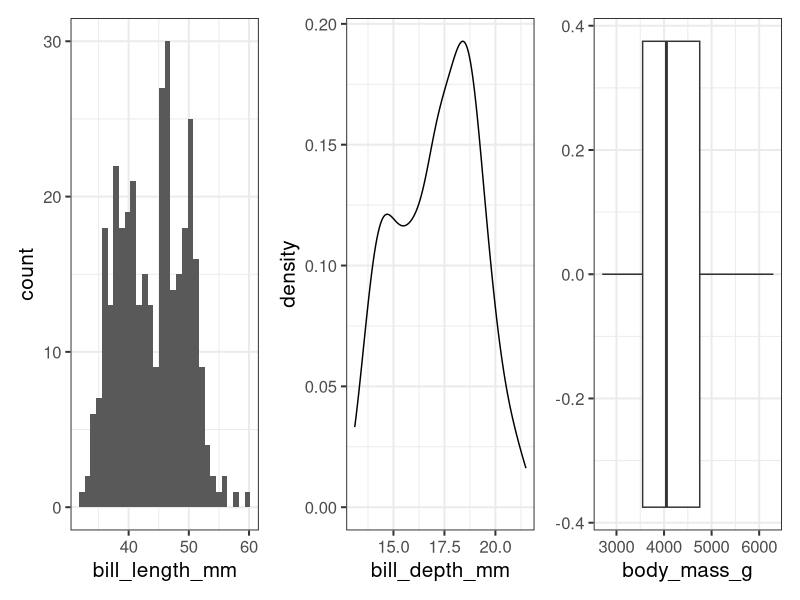
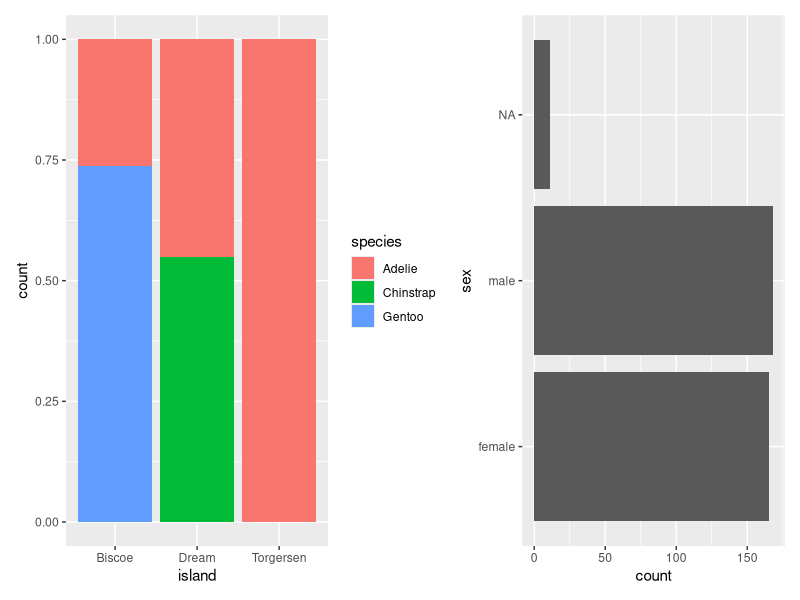
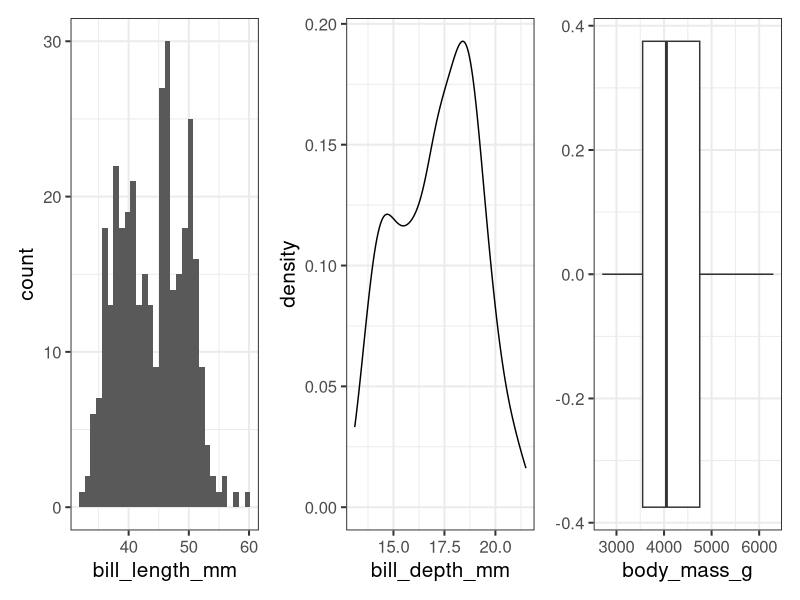
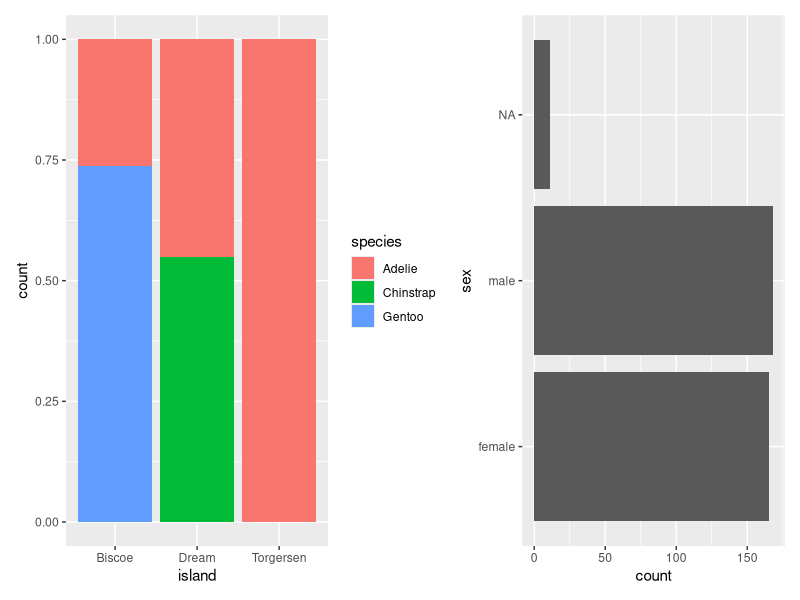
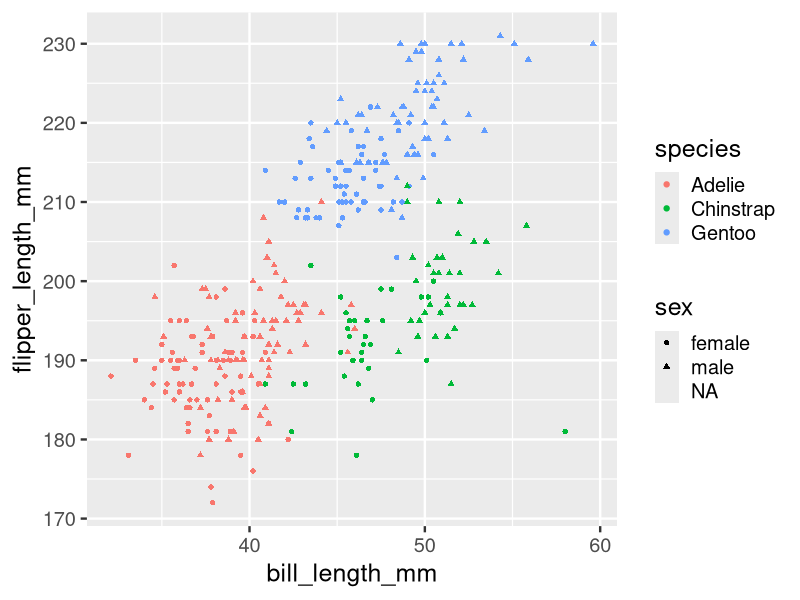
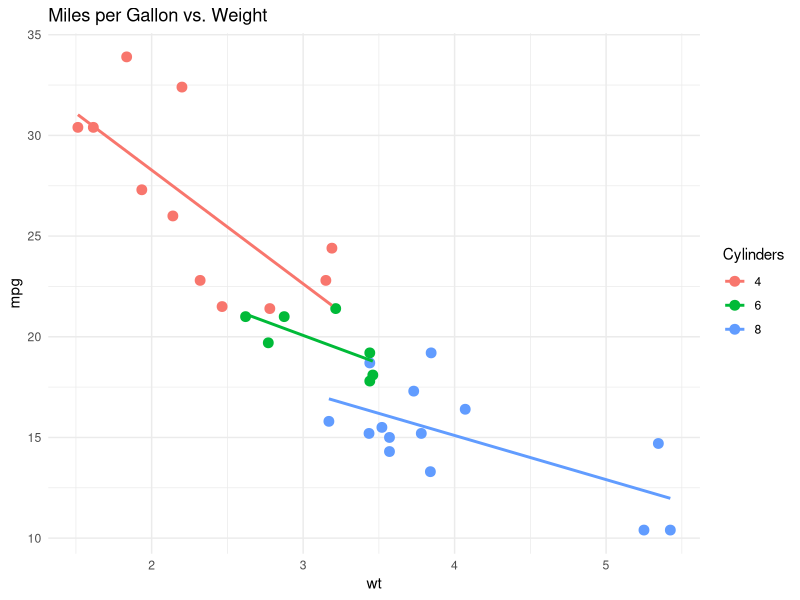
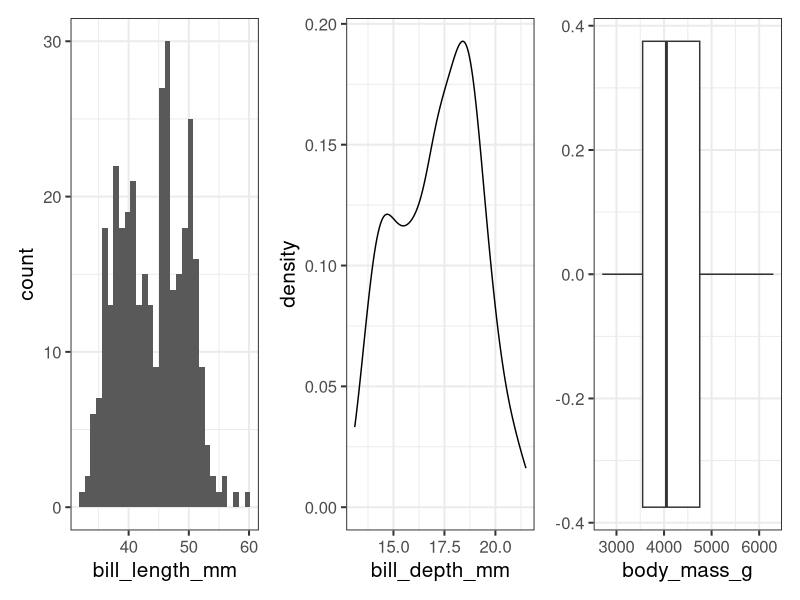
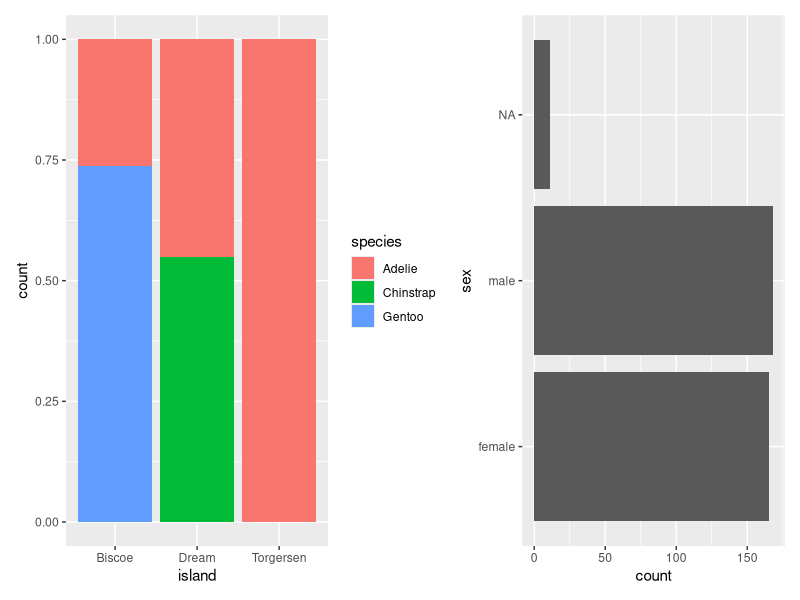

Write R code to recreate these figures, in order.
## ---- chunk 1
library(palmerpenguins)
penguins
## ---- chunk 2
#| echo: false
#| fig-width: 16
#| fig-align: center
library(tidyverse)
library(palmerpenguins)

p1 <- penguins |>
  ggplot(aes(x = bill_length_mm)) +
  geom_histogram() +
  theme_bw(base_size = 15)

p2 <- penguins |>
  ggplot(aes(x = bill_depth_mm)) +
  geom_density() +
  theme_bw(base_size = 15)

p3 <- penguins |>
  ggplot(aes(x = body_mass_g)) +
  geom_boxplot() +
  theme_bw(base_size = 15)

library(patchwork)

p1 + p2 + p3
## ---- chunk 3
#| echo: false

p4 <- penguins |>
  ggplot(aes(x = island,
             fill = species)) +
  geom_bar(position = "fill")

p5 <- penguins |>
  ggplot(aes(y = sex)) +
  geom_bar()

p4 + p5
## ---- chunk 4
#| echo: false
#| fig-width: 16
#| fig-align: center
library(tidyverse)
library(palmerpenguins)

p1 <- penguins |>
  ggplot(aes(x = bill_length_mm)) +
  geom_histogram() +
  theme_bw(base_size = 15)

p2 <- penguins |>
  ggplot(aes(x = bill_depth_mm)) +
  geom_density() +
  theme_bw(base_size = 15)

p3 <- penguins |>
  ggplot(aes(x = body_mass_g)) +
  geom_boxplot() +
  theme_bw(base_size = 15)

library(patchwork)

p1 + p2 + p3
## ---- chunk 5
#| echo: false

p4 <- penguins |>
  ggplot(aes(x = island,
             fill = species)) +
  geom_bar(position = "fill")

p5 <- penguins |>
  ggplot(aes(y = sex)) +
  geom_bar()

p4 + p5
## ---- chunk 6
#| echo: false
#| fig-align: center
penguins |>
  ggplot(aes(x = bill_length_mm,
             y = flipper_length_mm,
             color = species,
             shape = sex)) +
  geom_point() +
  theme_gray(base_size = 18)
## ---- chunk 7
#| output-location: column-fragment
library(ggplot2)

ggplot(mtcars, aes(x = wt, y = mpg, color = factor(cyl))) +
  geom_point(size = 3) +
  geom_smooth(method = "lm", se = FALSE) +
  theme_minimal() +
  labs(
    title = "Miles per Gallon vs. Weight",
    color = "Cylinders"
  )
## ---- chunk 8
library(palmerpenguins)
penguins
## ---- chunk 9
#| echo: false
#| fig-width: 16
#| fig-align: center
library(tidyverse)
library(palmerpenguins)

p1 <- penguins |>
  ggplot(aes(x = bill_length_mm)) +
  geom_histogram() +
  theme_bw(base_size = 15)

p2 <- penguins |>
  ggplot(aes(x = bill_depth_mm)) +
  geom_density() +
  theme_bw(base_size = 15)

p3 <- penguins |>
  ggplot(aes(x = body_mass_g)) +
  geom_boxplot() +
  theme_bw(base_size = 15)

library(patchwork)

p1 + p2 + p3
## ---- chunk 10
#| echo: false

p4 <- penguins |>
  ggplot(aes(x = island,
             fill = species)) +
  geom_bar(position = "fill")

p5 <- penguins |>
  ggplot(aes(y = sex)) +
  geom_bar()

p4 + p5
## ---- chunk 11
#| echo: false
#| fig-width: 16
#| fig-align: center
library(tidyverse)
library(palmerpenguins)

p1 <- penguins |>
  ggplot(aes(x = bill_length_mm)) +
  geom_histogram() +
  theme_bw(base_size = 15)

p2 <- penguins |>
  ggplot(aes(x = bill_depth_mm)) +
  geom_density() +
  theme_bw(base_size = 15)

p3 <- penguins |>
  ggplot(aes(x = body_mass_g)) +
  geom_boxplot() +
  theme_bw(base_size = 15)

library(patchwork)

p1 + p2 + p3
## ---- chunk 12
#| echo: false

p4 <- penguins |>
  ggplot(aes(x = island,
             fill = species)) +
  geom_bar(position = "fill")

p5 <- penguins |>
  ggplot(aes(y = sex)) +
  geom_bar()

p4 + p5
## ---- chunk 13
#| echo: false
#| fig-align: center
penguins |>
  ggplot(aes(x = bill_length_mm,
             y = flipper_length_mm,
             color = species,
             shape = sex)) +
  geom_point() +
  theme_gray(base_size = 18)
